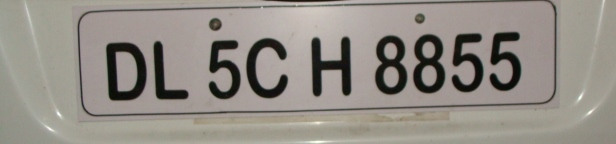
%> input picture Files/CAs/CA2/files/p1/image1.jpg, 616 x 144 px
$ octave --eval "result = detect_plate_from_frame(imread('../p1/image1.jpg'));"   (GNU Octave 9; MATLAB toolbox functions it lacks are replaced by stand-ins)
%> lines starting %> are read from the running program, lines starting %| are printed output that depends on the picture
function [plateCenter, licensePlate] = detect_plate_from_frame(img)
    imgFiltered = zeros(size(img), 'like', img);
%> imgFiltered: size 144x616x3 uint8; every value is 0
    for c = 1:size(img, 3)
        imgFiltered(:,:,c) = medfilt2(img(:,:,c), [3 3]);
    end

    imgFiltered = imresize(imgFiltered, [400, NaN]);
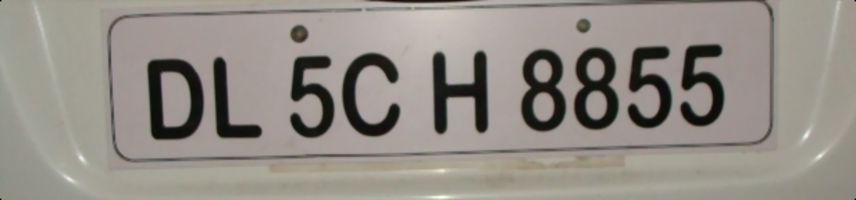
%> imgFiltered: size 400x1712x3 uint8 (shown at 1/2 size); mean R, G, B 146.7, 141.3, 133.8

    adjustedImg = imadjust(imgFiltered, stretchlim(imgFiltered), []);
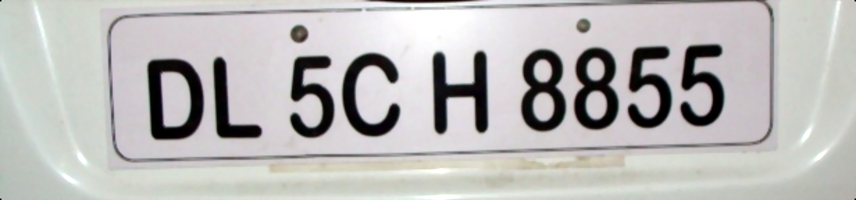
%> adjustedImg: size 400x1712x3 uint8 (shown at 1/2 size); mean R, G, B 186.9, 185.6, 184.3

    hsvImage = rgb2hsv(adjustedImg);
%> hsvImage: size 400x1712x3 double; mean H, S, V 0.51, 0.0819, 0.742

    blueHueMin = 0.58;
    blueHueMax = 0.75;
    blueSatMin = 0.4;
    blueValMin = 0.2;

    binaryImg = (hsvImage(:,:,1) >= blueHueMin) & (hsvImage(:,:,1) <= blueHueMax) & ...
                (hsvImage(:,:,2) >= blueSatMin) & ...
                (hsvImage(:,:,3) >= blueValMin);
%> binaryImg: size 400x1712 logical; every value is 0

    binaryImg = imclose(binaryImg, strel('rectangle', [2, 2]));
    binaryImg = imfill(binaryImg, 'holes');
    binaryImg = bwareaopen(binaryImg, 20);

    [labeledImg, num] = bwlabel(binaryImg);
%> labeledImg: size 400x1712 double; every value is 0
%> num = 0

    maxArea = 0;
    blueRegionIdx = 0;
    blueEdges = [];

    for k = 1:num
        [rows, cols] = find(labeledImg == k);
        if isempty(rows) || isempty(cols)
            continue;
        end

        minRow = min(rows);
        maxRow = max(rows);
        minCol = min(cols);
        maxCol = max(cols);

        blueWidth = maxCol - minCol + 1;
        blueHeight = maxRow - minRow + 1;

        area = length(rows);
        if area > maxArea
            maxArea = area;
            blueRegionIdx = k;
            blueEdges = [minCol, minRow, blueWidth, blueHeight];
        end
    end
%> this loop made 0 passes
%> after the loop, blueRegionIdx = 0; maxArea = 0

    if isempty(blueEdges)
%> (the run ends here)

$ run again, on Files/CAs/CA2/files/p1/image2.jpg
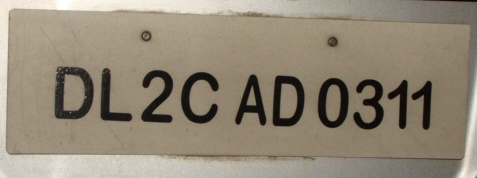
%> input picture Files/CAs/CA2/files/p1/image2.jpg, 477 x 178 px
%> in detect_plate_from_frame, `adjustedImg = imadjust(imgFiltered, stretchlim(imgFiltered), []);`:
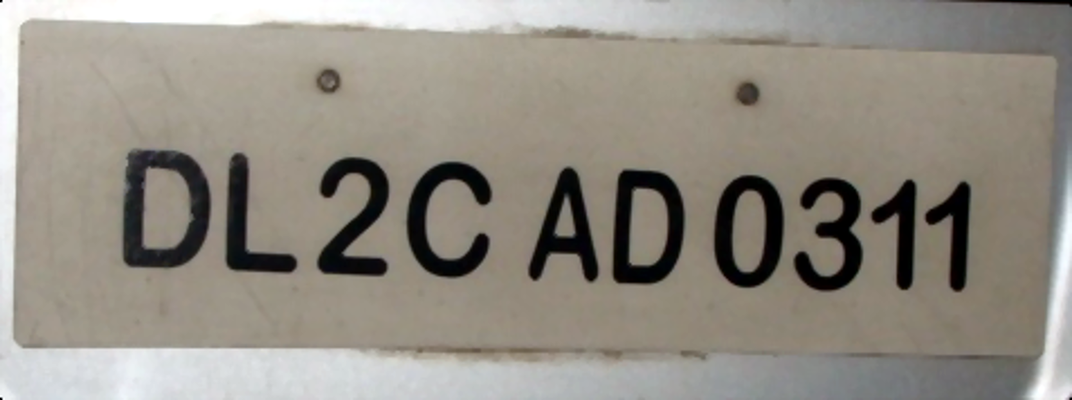
%> adjustedImg: size 400x1072x3 uint8; mean R, G, B 146.9, 141.6, 132.1
%> hsvImage: size 400x1072x3 double; mean H, S, V 0.194, 0.146, 0.579
%> binaryImg: size 400x1072 logical; every value is 0
%> labeledImg: size 400x1072 double; every value is 0
%> num = 0
